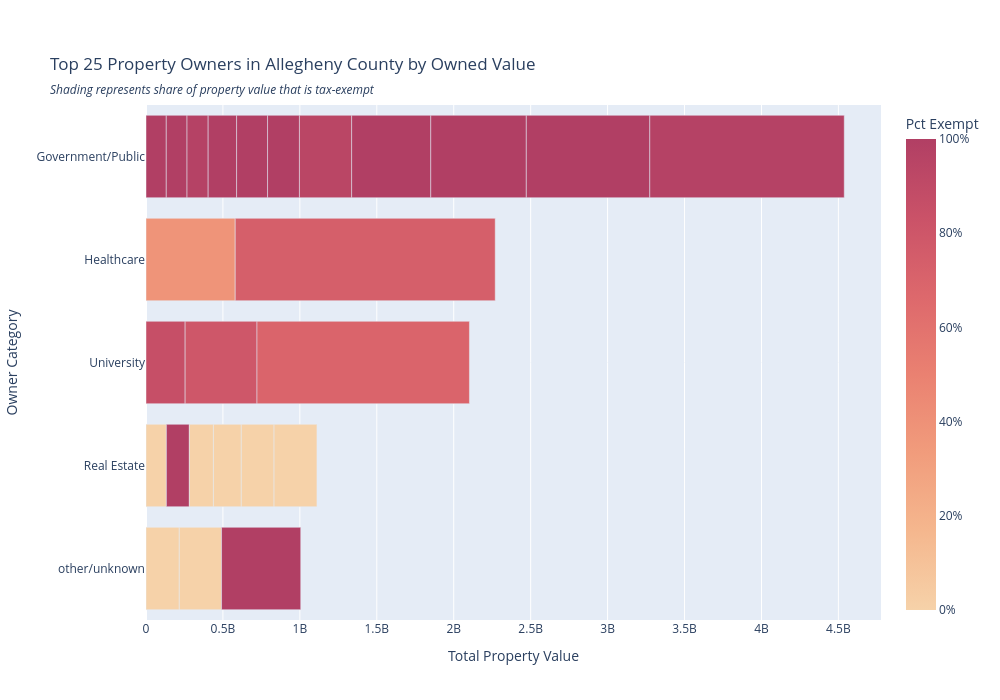

The code cell stored with this chart in its notebook:
### Code cell
fig = px.bar(top_owners.sort_values('PROP_VALUE'),
    y='OWNER_CLASS', x='PROP_VALUE', color='pct_VAL_EXEMPT', 
    custom_data=['INFERRED_IDENTITY', 'OWNER_CLEANADDR', 'pct_VAL_EXEMPT', 'PROP_COUNT', 'pct_CT_EXEMPT'],
    labels={
        'OWNER_CLASS': 'Owner Category',
        'PROP_VALUE': 'Total Property Value',
        'pct_VAL_EXEMPT': 'Pct Exempt',
    },
    color_continuous_scale='Redor'
)
fig.update_traces(
    hovertemplate = 
        '<b>%{customdata[0]}</b>'
        + '<br>%{customdata[1]}'
        + '<br>Owned Value: %{x:$.3s} (%{customdata[2]:.1%} exempt)'
        + '<br>Props Owned: %{customdata[3]:,} (%{customdata[4]:.1%} exempt)'
        + '<extra></extra>'
)
fig.update_yaxes(
    categoryorder='total ascending'
)
fig.update_layout(
    title=dict(
        text='Top 25 Property Owners in Allegheny County by Owned Value',
        subtitle=dict(
            text='<i>Shading represents share of property value that is tax-exempt',
        ),
        yanchor='bottom',
        y=0.9
    ),
)
fig.update_coloraxes(
    colorbar=dict(
        tickformat='.0%'
    )
)
fig.update_layout(
    width=1000,
    height=700,
    margin={'t':105},
    dragmode=False,
)
# fig.write_image('imgs/propValByUseTax_bar.png', scale=2)
# fig.write_html('html/fig6_bar_ownersByVal.html')
fig.show(config={'displayModeBar':False})

### Figure 1 — Plotly figure (JSON) as saved in the notebook; plotly's stock layout.template omitted (floating-point values rounded to 4 significant figures)
{"data": [{"customdata": [["Pittsburgh Regional Transit", "345 6TH AVE PITTSBURGH PA", 1, 73, 1], ["The Buncher Company", "1251 WATERFRONT PL STE 201 PITTSBURGH PA", 0, 54, 0], ["Penn Hills Township", "12245 FRANKSTOWN RD PITTSBURGH PA", 1.0, 34, 0.9706], ["Allegheny County Housing Authority", "301 CHARTIERS AVE MC KEES ROCKS PA", 0.9717, 204, 0.8873], ["Apartments at River View", "300 LIBERTY AVE PITTSBURGH PA", 1, 33, 1], ["Sampson Morris Group", "2500 ELDO RD STE 1 MONROEVILLE PA", 0, 73, 0], ["McKnight Realty Partners", "317 E CARSON ST STE 146 PITTSBURGH PA", 0, 37, 0], ["CCAC", "800 ALLEGHENY AVE PITTSBURGH PA", 0.9996, 25, 0.96], ["USPS", "PO BOX 27497 GREENSBORO NC", 1, 36, 1], ["Carnegie Library and Museums", "4400 FORBES AVE PITTSBURGH PA", 1, 18, 1], ["AR Building Company", "310 SEVEN FIELDS BLVD STE 350 MARS PA", 0, 277, 0], ["[UNKNOWN (Aurora OH)]", "PO BOX 850 AURORA OH", 0, 40, 0], ["Carnegie Mellon University", "5000 FORBES AVE PITTSBURGH PA", 0.8631, 85, 0.8588], ["Ryan Law", "1000 CONTINENTAL DR STE 550 KING OF PRUSSIA PA", 0, 51, 0], ["Walnut Capital Management", "5500 WALNUT ST STE 300 PITTSBURGH PA", 0, 64, 0], ["Pittsburgh Housing Authority", "412 BLVD OF THE ALLIES FL 7 PITTSBURGH PA", 0.9382, 418, 0.9761], ["Duquesne University", "600 FORBES AVE STE 505 PITTSBURGH PA", 0.7957, 40, 0.825], ["Pittsburgh Public Schools", "341 S BELLEFIELD AVE PITTSBURGH PA", 1, 70, 1], ["[UNKNOWN (Baltimore MD)]", "10 S HOWARD ST FL 7 BALTIMORE MD", 1, 23, 1], ["Allegheny Health Network", "120 5TH AVE STE 2900 PITTSBURGH PA", 0.384, 34, 0.2353], ["Office of Property Assessment", "542 FORBES AVE RM 347 PITTSBURGH PA", 0.9999, 83, 0.988], ["Sports & Exhibition Authority", "171 10TH ST FL 2 PITTSBURGH PA", 1, 21, 1], ["City of Pittsburgh", "414 GRANT ST RM 200 PITTSBURGH PA", 0.9747, 819, 0.9353], ["University of Pittsburgh", "3525 FORBES AVE PITTSBURGH PA", 0.6945, 98, 0.7041], ["UPMC", "600 GRANT ST FL 60 PITTSBURGH PA", 0.7379, 94, 0.4894]], "hovertemplate": "<b>%{customdata[0]}</b><br>%{customdata[1]}<br>Owned Value: %{x:$.3s} (%{customdata[2]:.1%} exempt)<br>Props Owned: %{customdata[3]:,} (%{customdata[4]:.1%} exempt)<extra></extra>", "legendgroup": "", "marker": {"color": [1.0, 0.0, 1.0, 0.9717, 1.0, 0.0, 0.0, 0.9996, 1.0, 1.0, 0.0, 0.0, 0.8631, 0.0, 0.0, 0.9382, 0.7957, 1.0, 1.0, 0.384, 0.9999, 1.0, 0.9747, 0.6945, 0.7379], "coloraxis": "coloraxis", "pattern": {"shape": ""}}, "name": "", "orientation": "h", "showlegend": false, "textposition": "auto", "type": "bar", "x": [131754600, 132437050, 134850000, 137364965, 149181800, 156488100, 181060400, 184842500, 201283500, 207170400, 213067790, 216220400, 254387474, 274874325, 278778900, 339303525, 466969900, 514217500, 514614600, 579910840, 620998900, 802436100, 1263804800, 1380770200, 1689692546], "xaxis": "x", "y": ["Government/Public", "Real Estate", "Government/Public", "Government/Public", "Real Estate", "Real Estate", "Real Estate", "Government/Public", "Government/Public", "Government/Public", "Real Estate", "other/unknown", "University", "other/unknown", "Real Estate", "Government/Public", "University", "Government/Public", "other/unknown", "Healthcare", "Government/Public", "Government/Public", "Government/Public", "University", "Healthcare"], "yaxis": "y"}], "layout": {"barmode": "relative", "coloraxis": {"colorbar": {"tickformat": ".0%", "title": {"text": "Pct Exempt"}}, "colorscale": [[0, "rgb(246, 210, 169)"], [0.1667, "rgb(245, 183, 142)"], [0.3333, "rgb(241, 156, 124)"], [0.5, "rgb(234, 129, 113)"], [0.6667, "rgb(221, 104, 108)"], [0.8333, "rgb(202, 82, 104)"], [1, "rgb(177, 63, 100)"]]}, "dragmode": false, "height": 700, "legend": {"tracegroupgap": 0}, "margin": {"t": 105}, "title": {"subtitle": {"text": "<i>Shading represents share of property value that is tax-exempt"}, "text": "Top 25 Property Owners in Allegheny County by Owned Value", "y": 0.9, "yanchor": "bottom"}, "width": 1000, "xaxis": {"anchor": "y", "domain": [0, 1], "title": {"text": "Total Property Value"}}, "yaxis": {"anchor": "x", "categoryorder": "total ascending", "domain": [0, 1], "title": {"text": "Owner Category"}}}}
